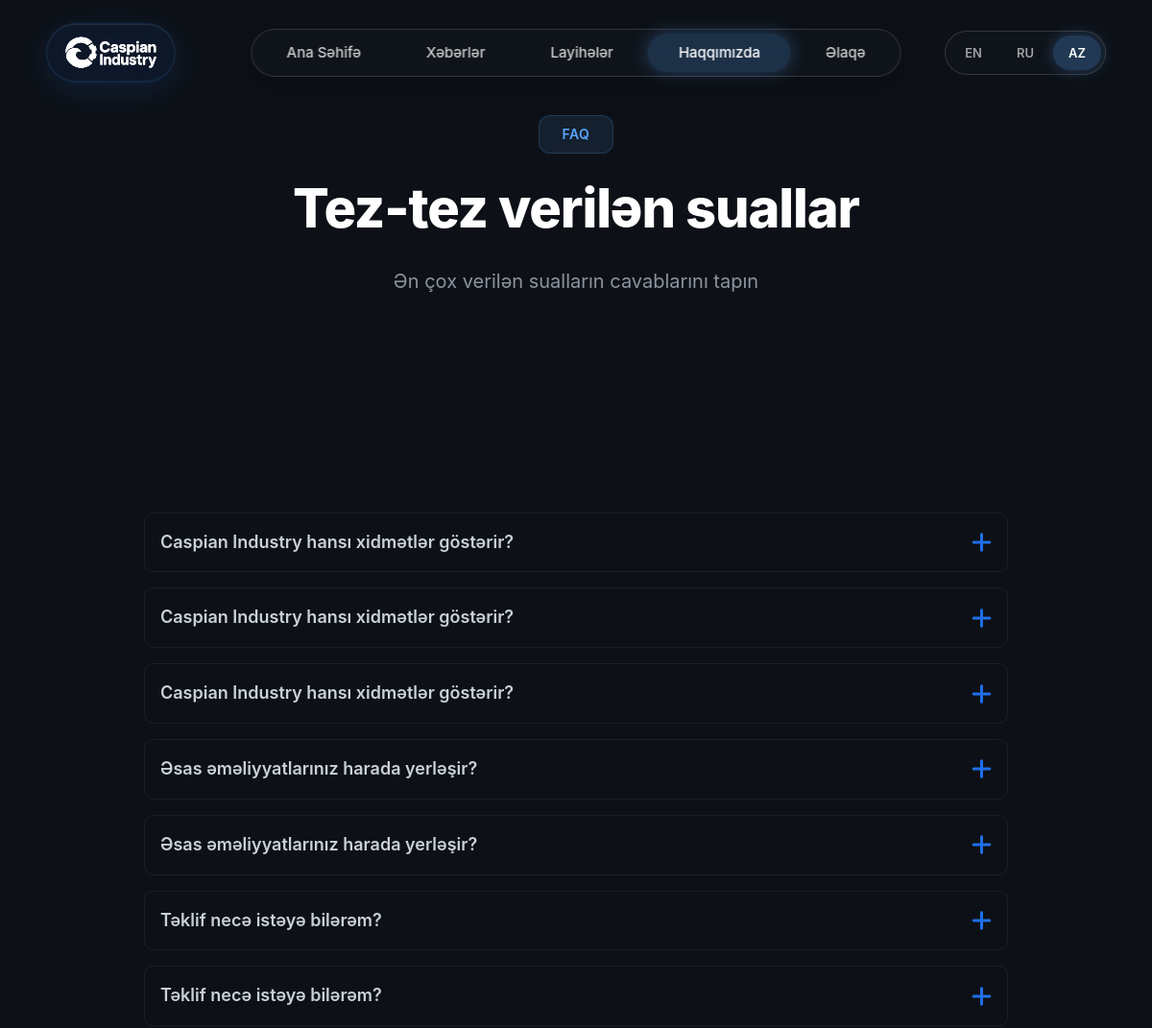
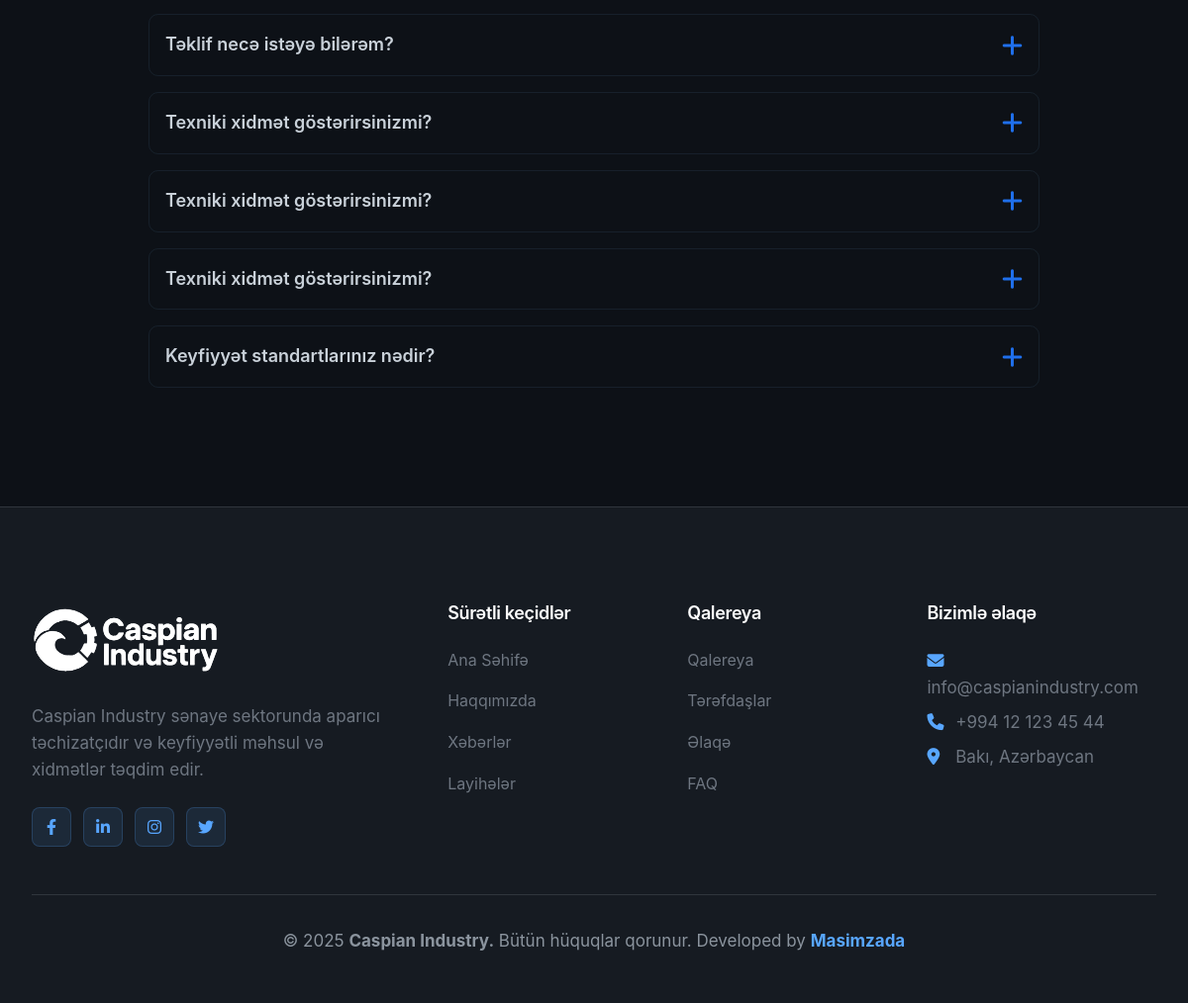
/pages/faq.php, run on the app's committed database (2 pictures, top to bottom).
### tables this page shows
CREATE TABLE faq (
                id INTEGER PRIMARY KEY AUTOINCREMENT,
                question_en TEXT NOT NULL,
                question_ru TEXT NOT NULL,
                question_az TEXT NOT NULL,
                answer_en TEXT NOT NULL,
                answer_ru TEXT NOT NULL,
                answer_az TEXT NOT NULL,
                category TEXT,
                created_at DATETIME DEFAULT CURRENT_TIMESTAMP,
                sort_order INTEGER DEFAULT 0
            );

CREATE TABLE site_settings (
                id INTEGER PRIMARY KEY AUTOINCREMENT,
                setting_key TEXT UNIQUE NOT NULL,
                setting_value TEXT,
                updated_at DATETIME DEFAULT CURRENT_TIMESTAMP
            );

### includes/language.php (called while the page is built, shortened)
<?php
class Language {
    private static $currentLang = DEFAULT_LANG;
    private static $translations = [];
    private static function loadTranslations() {
        $file = __DIR__ . '/../languages/' . self::$currentLang . '.json';
        if (file_exists($file)) {
            $json = file_get_contents($file);
            self::$translations = json_decode($json, true);
        }
    }
    public static function get($key, $default = '') {
        return self::$translations[$key] ?? $default;
    }
    public static function getCurrentLang() {
        return self::$currentLang;
    }
    public static function getSuffix() {
        return '_' . self::$currentLang;
    }
}
function t($key, $default = '') {
    return Language::get($key, $default);
}

### pages/faq.php (the view, shortened to what this page needs)
<?php require_once '../includes/header.php'; ?>
<section class="page-hero" style="padding-top: 120px; padding-bottom: var(--spacing-lg); background: linear-gradient(135deg, var(--color-primary-dark) 0%, var(--bg-darker) 100%);">
    <div class="container">
        <div class="section-header">
            <span class="section-tag"><?php echo t('nav_faq_tag','FAQ'); ?></span>
            <h1 class="section-title"><?php echo t('faq_title'); ?></h1>
            <p class="section-description"><?php echo t('faq_description','Find answers to commonly asked questions'); ?></p>
        </div>
    </div>
</section>
<section class="section">
    <div class="container">
        <div class="faq-container">
            <?php
            $db = Database::getInstance()->getConnection();
            $lang_suffix = Language::getSuffix();
            $stmt = $db->query("SELECT * FROM faq ORDER BY sort_order ASC");
            $faqs = $stmt->fetchAll();
            if (count($faqs) > 0) {
                foreach ($faqs as $faq) {
                    $question = $faq['question' . $lang_suffix];
                    ?>
                    <div class="faq-item">
                        <div class="faq-question">
                            <span><?php echo htmlspecialchars($question); ?></span>
                            <i class="fas fa-plus faq-icon"></i>
                        </div>
                    </div>
                    <?php
                }
            } else {
                echo '<div style="text-align: center; padding: var(--spacing-xl);">';
                echo '<i class="fas fa-question-circle" style="font-size: 4rem; color: var(--color-secondary); margin-bottom: var(--spacing-md);"></i>';
                echo '<p style="color: var(--text-secondary);">' . t('faq_no_items') . '</p>';
                echo '</div>';
            }
            ?>
        </div>
    </div>
</section>
<?php require_once '../includes/footer.php'; ?>

### includes/header.php (shortened to what this page needs)
<?php
require_once __DIR__ . '/language.php';
$current_page = basename($_SERVER['PHP_SELF'], '.php');
?>
<!DOCTYPE html>
<html lang="<?php echo Language::getCurrentLang(); ?>">
<head>
    <link rel="stylesheet" href="https://cdnjs.cloudflare.com/ajax/libs/font-awesome/6.4.0/css/all.min.css">
    <link rel="stylesheet" href="<?php echo BASE_URL; ?>/assets/css/style.css?v=<?php echo time(); ?>">
</head>
<body>
    <nav class="navbar" id="navbar">
        <div class="navbar-container">
            <a href="<?php echo BASE_URL; ?>/index.php" class="navbar-logo">
                <picture>
                    <img src="<?php echo BASE_URL; ?>/assets/images/Font+Logo.svg" alt="<?php echo SITE_NAME; ?>">
                </picture>
            </a>
            <div class="navbar-center">
                <ul class="navbar-menu" id="navbar-menu">
                    <li><a href="<?php echo BASE_URL; ?>/index.php" class="<?php echo $current_page == 'index' ? 'active' : ''; ?>"><?php echo t('nav_home','Home'); ?></a></li>
                    <li><a href="<?php echo BASE_URL; ?>/pages/news.php" class="<?php echo $current_page == 'news' ? 'active' : ''; ?>"><?php echo t('nav_news','News'); ?></a></li>
                    <li><a href="<?php echo BASE_URL; ?>/pages/projects.php" class="<?php echo $current_page == 'projects' ? 'active' : ''; ?>"><?php echo t('nav_projects','Projects'); ?></a></li>
                    <li class="navbar-dropdown">
                        <a href="<?php echo BASE_URL; ?>/pages/about.php" class="<?php echo ($current_page == 'about' || $current_page == 'partners' || $current_page == 'clients' || $current_page == 'faq') ? 'active' : ''; ?>">
                            <?php echo t('nav_about','About'); ?>
                        </a>
                    </li>
                    <li><a href="<?php echo BASE_URL; ?>/pages/contact.php" class="<?php echo $current_page == 'contact' ? 'active' : ''; ?>"><?php echo t('nav_contact','Contact'); ?></a></li>
                </ul>
            </div>
            <div class="navbar-actions">
                <div class="language-switcher">
                    <a href="?lang=en" class="<?php echo Language::getCurrentLang() == 'en' ? 'active' : ''; ?>">EN</a>
                    <a href="?lang=ru" class="<?php echo Language::getCurrentLang() == 'ru' ? 'active' : ''; ?>">RU</a>
                    <a href="?lang=az" class="<?php echo Language::getCurrentLang() == 'az' ? 'active' : ''; ?>">AZ</a>
                </div>
            </div>
        </div>
    </nav>

### includes/footer.php (shortened to what this page needs)
    <footer class="footer">
        <div class="container">
            <div class="footer-content">
                <div class="footer-section">
                    <img src="<?php echo BASE_URL; ?>/assets/images/Font+Logo.svg" alt="<?php echo SITE_NAME; ?>" style="height: 78px; margin-bottom: 1rem;   filter: brightness(0) invert(1);">
                    <p><?php echo t('footer_about'); ?></p>
                    <div class="social-links">
                        <?php
                        $db = Database::getInstance()->getConnection();
                        $social_links = [
                            'facebook' => 'fab fa-facebook-f',
                            'linkedin' => 'fab fa-linkedin-in',
                            'instagram' => 'fab fa-instagram',
                            'twitter' => 'fab fa-twitter'
                        ];
                        foreach ($social_links as $platform => $icon) {
                            $stmt = $db->prepare("SELECT setting_value FROM site_settings WHERE setting_key = ?");
                            $stmt->execute([$platform . '_url']);
                            $url = $stmt->fetchColumn();
                            if ($url && $url != '#') {
                                echo "<a href='$url' target='_blank' rel='noopener'><i class='$icon'></i></a>";
                            }
                        }
                        ?>
                    </div>
                </div>
                <div class="footer-section">
                    <h4><?php echo t('footer_quick_links'); ?></h4>
                    <ul class="footer-links">
                        <li><a href="<?php echo BASE_URL; ?>/index.php"><?php echo t('nav_home'); ?></a></li>
                        <li><a href="<?php echo BASE_URL; ?>/pages/about.php"><?php echo t('nav_about'); ?></a></li>
                        <li><a href="<?php echo BASE_URL; ?>/pages/news.php"><?php echo t('nav_news'); ?></a></li>
                        <li><a href="<?php echo BASE_URL; ?>/pages/projects.php"><?php echo t('nav_projects'); ?></a></li>
                    </ul>
                </div>
                <div class="footer-section">
                    <h4><?php echo t('nav_gallery'); ?></h4>
                    <ul class="footer-links">
                        <li><a href="<?php echo BASE_URL; ?>/pages/gallery.php"><?php echo t('nav_gallery'); ?></a></li>
                        <li><a href="<?php echo BASE_URL; ?>/pages/partners.php"><?php echo t('nav_partners'); ?></a></li>
                        <li><a href="<?php echo BASE_URL; ?>/pages/contact.php"><?php echo t('nav_contact'); ?></a></li>
                        <li><a href="<?php echo BASE_URL; ?>/pages/faq.php"><?php echo t('nav_faq'); ?></a></li>
                    </ul>
                </div>
                <div class="footer-section">
                    <h4><?php echo t('footer_contact'); ?></h4>
                    <?php
                    $db = Database::getInstance()->getConnection();
                    $settings = ['contact_email', 'contact_phone', 'contact_address' . Language::getSuffix()];
                    foreach ($settings as $setting) {
                        $stmt = $db->prepare("SELECT setting_value FROM site_settings WHERE setting_key = ?");
                        $stmt->execute([$setting]);
                        $value = $stmt->fetchColumn();
                        if ($value) {
                            if (strpos($setting, 'email') !== false) {
                                echo "<p><i class='fas fa-envelope'></i> <a href='mailto:$value'>$value</a></p>";
                            } elseif (strpos($setting, 'phone') !== false) {
                                echo "<p><i class='fas fa-phone'></i> <a href='tel:$value'>$value</a></p>";
                            } else {
                                echo "<p><i class='fas fa-map-marker-alt'></i> $value</p>";
                            }
                        }
                    }
                    ?>
                </div>
            </div>
            <div class="footer-bottom">
                <p>&copy; <?php echo date('Y'); ?> <b><?php echo SITE_NAME; ?>.</b> <?php echo t('footer_rights'); ?>  Developed by <a href="https://nurkhanmasimzada.site" style="text-decoration: none; font-weight: bold;">Masimzada</a></p>
            </div>
        </div>
    </footer>
</body>
</html>

### pages/faq.php (style rules this page uses)
.faq-container { max-width: 900px; margin: 0 auto; }
.faq-item { background: var(--bg-card); border: 1px solid rgba(107, 168, 214, 0.1); border-radius: var(--radius-md); margin-bottom: var(--spacing-md); overflow: hidden; transition: all var(--transition-normal); }
.faq-question { padding: var(--spacing-md); cursor: pointer; display: flex; justify-content: space-between; align-items: center; font-weight: 600; font-size: 1.125rem; user-select: none; }
.faq-icon { color: var(--color-secondary); font-size: 1.5rem; transition: transform var(--transition-fast); }

### data on the page
faq: question_az "Caspian Industry hansı xidmətlər göstərir?"
faq: question_az "Caspian Industry hansı xidmətlər göstərir?"
faq: question_az "Caspian Industry hansı xidmətlər göstərir?"
faq: question_az "Əsas əməliyyatlarınız harada yerləşir?"
faq: question_az "Əsas əməliyyatlarınız harada yerləşir?"
faq: question_az "Təklif necə istəyə bilərəm?"
faq: question_az "Təklif necə istəyə bilərəm?"
faq: question_az "Təklif necə istəyə bilərəm?"
faq: question_az "Texniki xidmət göstərirsinizmi?"
faq: question_az "Texniki xidmət göstərirsinizmi?"
faq: question_az "Texniki xidmət göstərirsinizmi?"
faq: question_az "Keyfiyyət standartlarınız nədir?"
site_settings: setting_value "info@caspianindustry.com"
site_settings: setting_value "+994 12 123 45 44"
site_settings: setting_value "Bakı, Azərbaycan"

### other printed values
t('nav_home','Home') "Ana Səhifə"
t('nav_news','News') "Xəbərlər"
t('nav_projects','Projects') "Layihələr"
t('nav_about','About') "Haqqımızda"
t('nav_contact','Contact') "Əlaqə"
t('nav_faq_tag','FAQ') "FAQ"
t('faq_title') "Tez-tez verilən suallar"
t('faq_description','Find answers to commonly asked questions') "Ən çox verilən sualların cavablarını tapın"
t('footer_about') "Caspian Industry sənaye sektorunda aparıcı təchizatçıdır və keyfiyyətli məhsul və xidmətlər təqdim edir."
t('footer_quick_links') "Sürətli keçidlər"
t('nav_home') "Ana Səhifə"
t('nav_about') "Haqqımızda"
t('nav_news') "Xəbərlər"
t('nav_projects') "Layihələr"
t('nav_gallery') "Qalereya"
